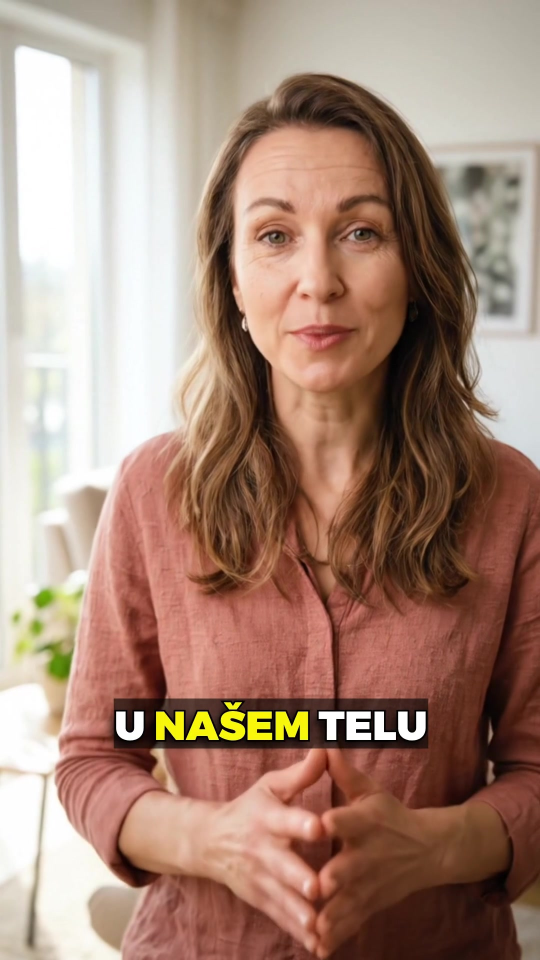
#> input picture thumb_1.jpg, 1080 x 1920 px (shown at 1/2 size)
$ python -i check_layout.py   (imports and definitions only)
#> lines starting #> are read from the running program, lines starting #| are printed output that depends on the picture; after the words box and inside, x2 and y2 are one past the last pixel; in counts of white or black regions, pixels touching at a corner belong together
#!/usr/bin/env python3
"""check_layout.py - автоматична проверка на ръбовете след генериране (решение на Bran 11.11.2026).

Намира първия ред текст и червения CTA бутон във всеки готов банер. Ако текстът или бутонът
са на по-малко от MIN_MARGIN (4%) от ръба, изрязва банера наново от суровия кадър в _raw/
(без ново генериране): прозорец, който побира текста и бутона с поле, при нужда по-висок
и с размазани странични ленти до 1080 px.

Употреба:
  python3 tools/check_layout.py BG/EXCEL/2026-11-11            # проверява и оправя
  python3 tools/check_layout.py BG/EXCEL/2026-11-11 --dry-run  # само отчет

Ограничение: откриването на текст е евристика (контрастни бели/жълти/тъмни пиксели в редове).
Отчетът не замества визуалната проверка по чеклиста (tools/CHECKLIST.md).
"""
import glob, os, sys
import numpy as np
from PIL import Image, ImageFilter

W_OUT, H_OUT = 1080, 1350
MIN_MARGIN = 0.04      # 4% от височината = ~54 px
PAD = 0.045            # желано поле при повторно изрязване (~60 px)


def cta_rows(a):
    r, g, b = a[..., 0], a[..., 1], a[..., 2]
    red = (r > 190) & (g < 80) & (b < 80)
    cnt = red.sum(1)
    rows = np.where(cnt > a.shape[1] * 0.15)[0]
    rows = rows[rows > a.shape[0] * 0.5]
    if len(rows) == 0:
        return None
    return int(rows.min()), int(rows.max())


def text_top(a):
    h, w = a.shape[:2]
    f = a.astype(int)
    lum = f.mean(2)
    white = (f.min(2) > 225)
    yellow = (f[..., 0] > 210) & (f[..., 1] > 160) & (f[..., 2] < 90)
    dark = (f.max(2) < 45)
    col = white | yellow | dark
    grad = np.zeros_like(lum, dtype=bool)
    grad[:, 1:] = np.abs(np.diff(lum, axis=1)) > 70
    txt = (col & grad).sum(1) > w * 0.02
    lim = int(h * 0.55)
    run = 0
    for y in range(lim):
        run = run + 1 if txt[y] else 0
        if run >= 6:
            return y - 5
    return None


# [8 lines left out: function margins, not called in this run]


def recrop(raw_path, out_path):
#> called with raw_path = '../thumb_1.jpg', out_path = 'out.png'
    r = Image.open(raw_path).convert("RGB")
#> r is the input picture: PIL image 1080x1920 RGB; mean R, G, B 166.4, 135.9, 120.3
    a = np.asarray(r)
    H, Wd = a.shape[:2]
    c = cta_rows(a)
#> in cta_rows, `r, g, b = a[..., 0], a[..., 1], a[..., 2]`:
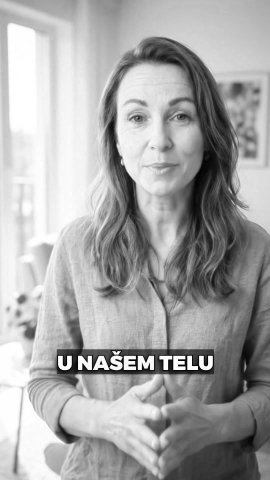
#> r: shape (1920, 1080) (shown at 1/4 size); min 0, max 255, mean 166.4
#> in cta_rows, `r, g, b = a[..., 0], a[..., 1], a[..., 2]`:
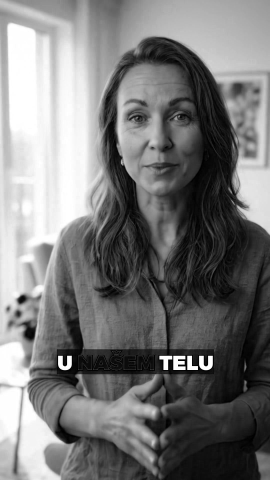
#> b: shape (1920, 1080) (shown at 1/4 size); min 0, max 255, mean 120.3
#> in cta_rows, `cnt = red.sum(1)`: cnt = 1920 values from 0 to 0
#> in cta_rows, `rows = np.where(cnt > a.shape[1] * 0.15)[0]`: rows = empty array
    t = text_top(a)
#> in text_top, `lum = f.mean(2)`:
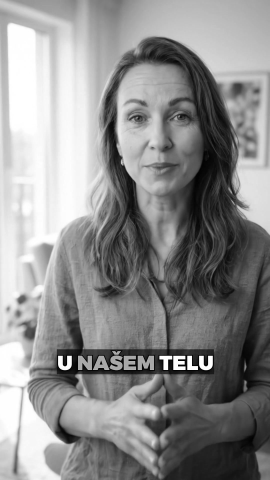
#> lum: shape (1920, 1080) float64 (shown at 1/4 size); min 0, max 255, mean 140.9
#> in text_top, `white = (f.min(2) > 225)`:
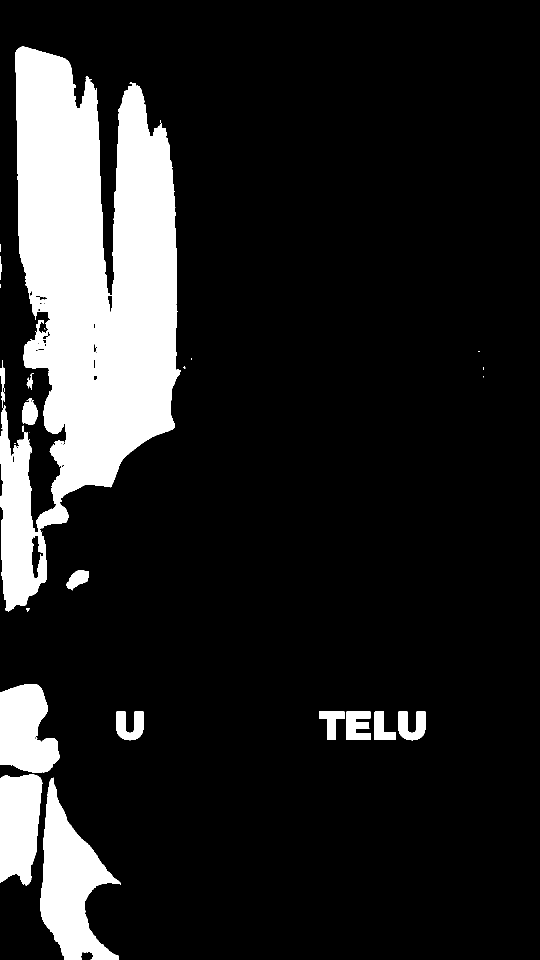
#> white: shape (1920, 1080) bool (shown at 1/2 size); 14.7% white; 32 white regions (15 under 20 px), largest, box (x1, y1, x2, y2) and area: (0, 93, 362, 1223) 233300, (80, 1555, 242, 1920) 28295, (0, 1368, 119, 1545) 15748
#> in text_top, `dark = (f.max(2) < 45)`:
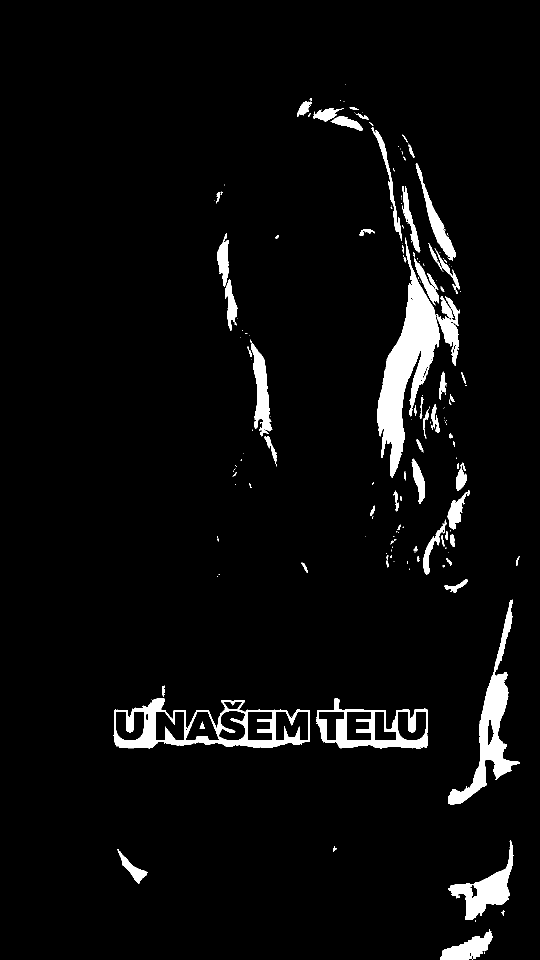
#> dark: shape (1920, 1080) bool (shown at 1/2 size); 4.4% white; 194 white regions (120 under 20 px), largest, box (x1, y1, x2, y2) and area: (754, 475, 880, 956) 20996, (227, 1397, 620, 1497) 12342, (896, 1199, 1040, 1609) 11617
#> in text_top, `col = white | yellow | dark`:
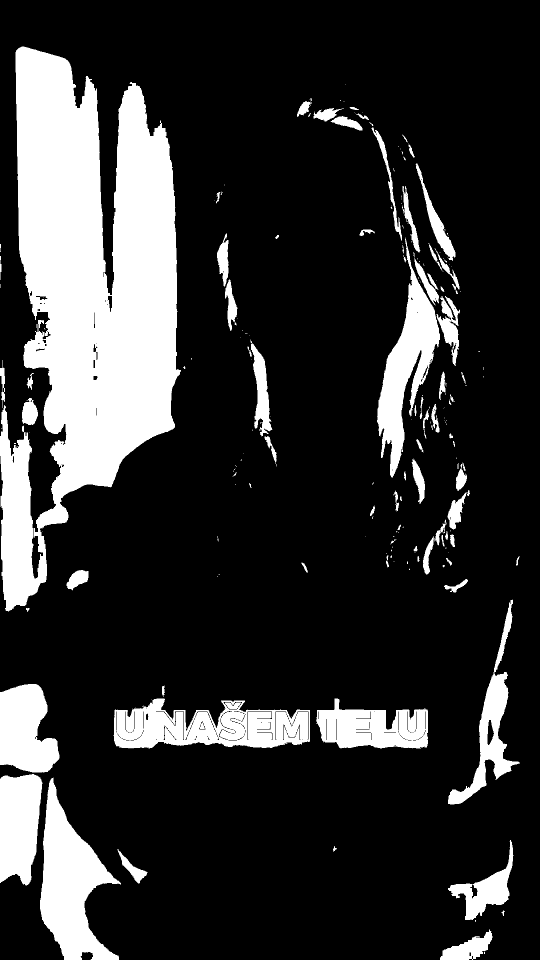
#> col: shape (1920, 1080) bool (shown at 1/2 size); 19.7% white; 220 white regions (135 under 20 px), largest, box (x1, y1, x2, y2) and area: (0, 93, 362, 1223) 233300, (80, 1555, 242, 1920) 28295, (227, 1397, 620, 1497) 26072
#> in text_top, `grad[:, 1:] = np.abs(np.diff(lum, axis=1)) > 70`:
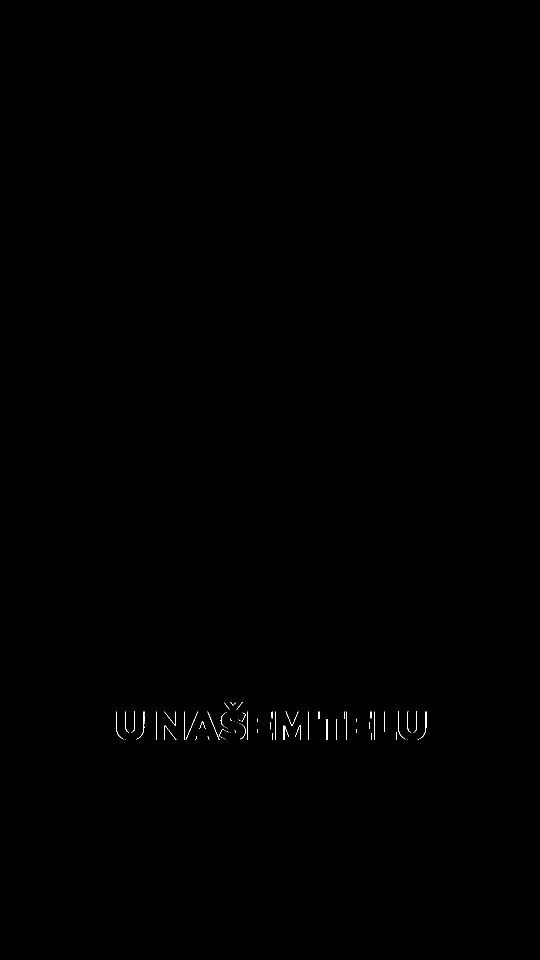
#> grad: shape (1920, 1080) bool (shown at 1/2 size); 0.1% white in thin lines or dots, all inside (x1, y1, x2, y2) = (232, 1404, 853, 1480)
    if c is None or t is None:
        return False, "не намерих текст или бутон в _raw"
    pad = int(PAD * H_OUT * Wd / W_OUT)
    need = (c[1] + pad) - (t - pad)
    win = max(int(Wd * H_OUT / W_OUT), need)
    win = min(win, H)
    y0 = (t - pad + c[1] + pad) // 2 - win // 2
    y0 = max(0, min(H - win, y0))
    crop = r.crop((0, y0, Wd, y0 + win))
    w = round(Wd * H_OUT / win)
    crop = crop.resize((w, H_OUT), Image.LANCZOS)
    out = Image.new("RGB", (W_OUT, H_OUT))
    if w >= W_OUT:
        x = (w - W_OUT) // 2
        out.paste(crop.crop((x, 0, x + W_OUT, H_OUT)), (0, 0))
    else:
        p = (W_OUT - w) // 2
        q = W_OUT - w - p
        out.paste(crop.crop((0, 0, p, H_OUT)).filter(ImageFilter.GaussianBlur(14)), (0, 0))
        out.paste(crop.crop((w - q, 0, w, H_OUT)).filter(ImageFilter.GaussianBlur(14)), (p + w, 0))
        out.paste(crop, (p, 0))
    out.save(out_path)
    return True, f"прозорец {win}px от y={y0}"


# [18 lines left out: function main, not called in this run]


# [2 lines not run here, left out]

>>> result = recrop('../thumb_1.jpg', 'out.png')

$ run again, on thumb_3.jpg
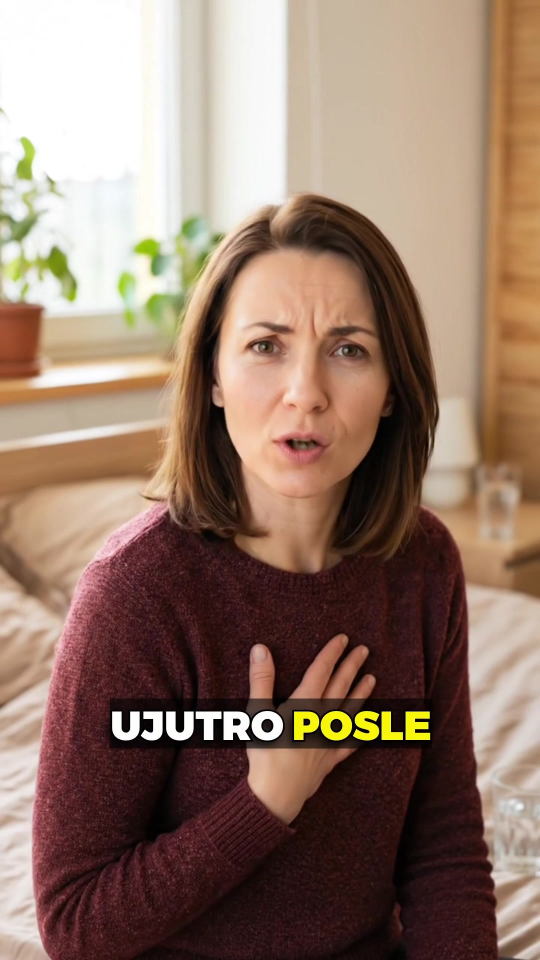
#> input picture thumb_3.jpg, 1080 x 1920 px (shown at 1/2 size)
#> in recrop, r is the input picture: PIL image 1080x1920 RGB; mean R, G, B 146.1, 119.9, 104.6
#> r: shape (1920, 1080)
#> in cta_rows, `r, g, b = a[..., 0], a[..., 1], a[..., 2]`:
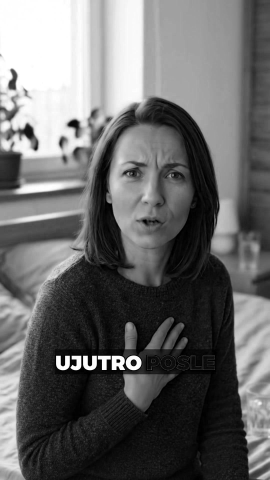
#> b: shape (1920, 1080) (shown at 1/4 size); min 0, max 255, mean 104.6
#> red: shape (1920, 1080) bool; every value is 0
#> cnt = 1920 values from 0 to 0
#> rows = empty array
#> white: shape (1920, 1080) bool; 12.1% white; 39 white regions (11 under 20 px), largest, box (x1, y1, x2, y2) and area: (0, 0, 359, 626) 179295, (450, 0, 570, 455) 48496, (77, 733, 260, 771) 4445
#> yellow: shape (1920, 1080) bool; 0.47% white; 5 white regions, box (x1, y1, x2, y2) and area: (642, 1422, 704, 1480) 2275, (812, 1424, 860, 1480) 2136, (707, 1422, 758, 1480) 1980, (588, 1424, 638, 1480) 1949, (764, 1424, 806, 1480) 1364
#> dark: shape (1920, 1080) bool; 15.7% white; 1296 white regions (1069 under 20 px), largest, box (x1, y1, x2, y2) and area: (255, 1066, 978, 1920) 178517, (109, 1198, 657, 1839) 59365, (644, 442, 856, 1181) 39137
#> col: shape (1920, 1080) bool; 28.3% white; 1325 white regions (1080 under 20 px), largest, box (x1, y1, x2, y2) and area: (255, 1066, 978, 1920) 188868, (0, 0, 359, 626) 179295, (109, 1198, 657, 1839) 72086
#> in text_top, `grad[:, 1:] = np.abs(np.diff(lum, axis=1)) > 70`:
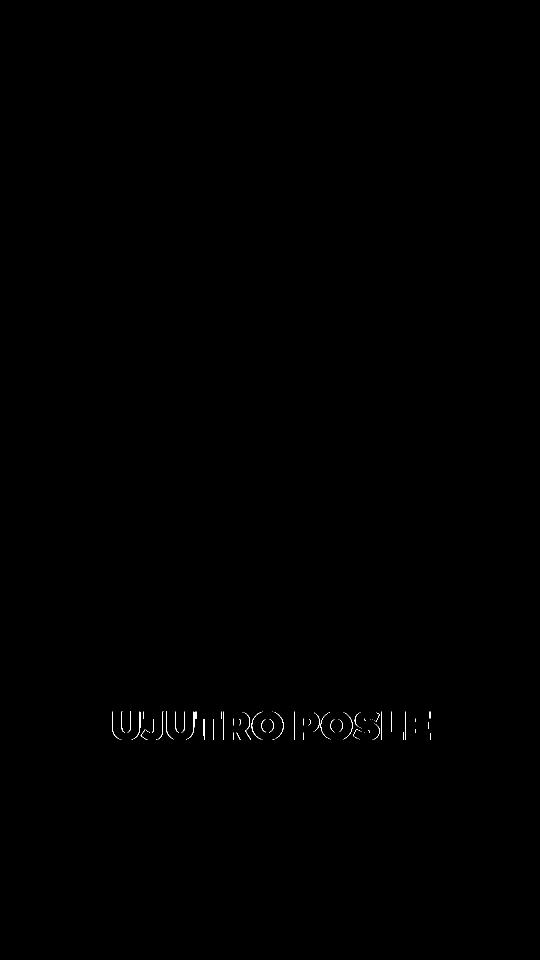
#> grad: shape (1920, 1080) bool (shown at 1/2 size); 0.1% white in thin lines or dots, all inside (x1, y1, x2, y2) = (224, 1423, 861, 1480)
